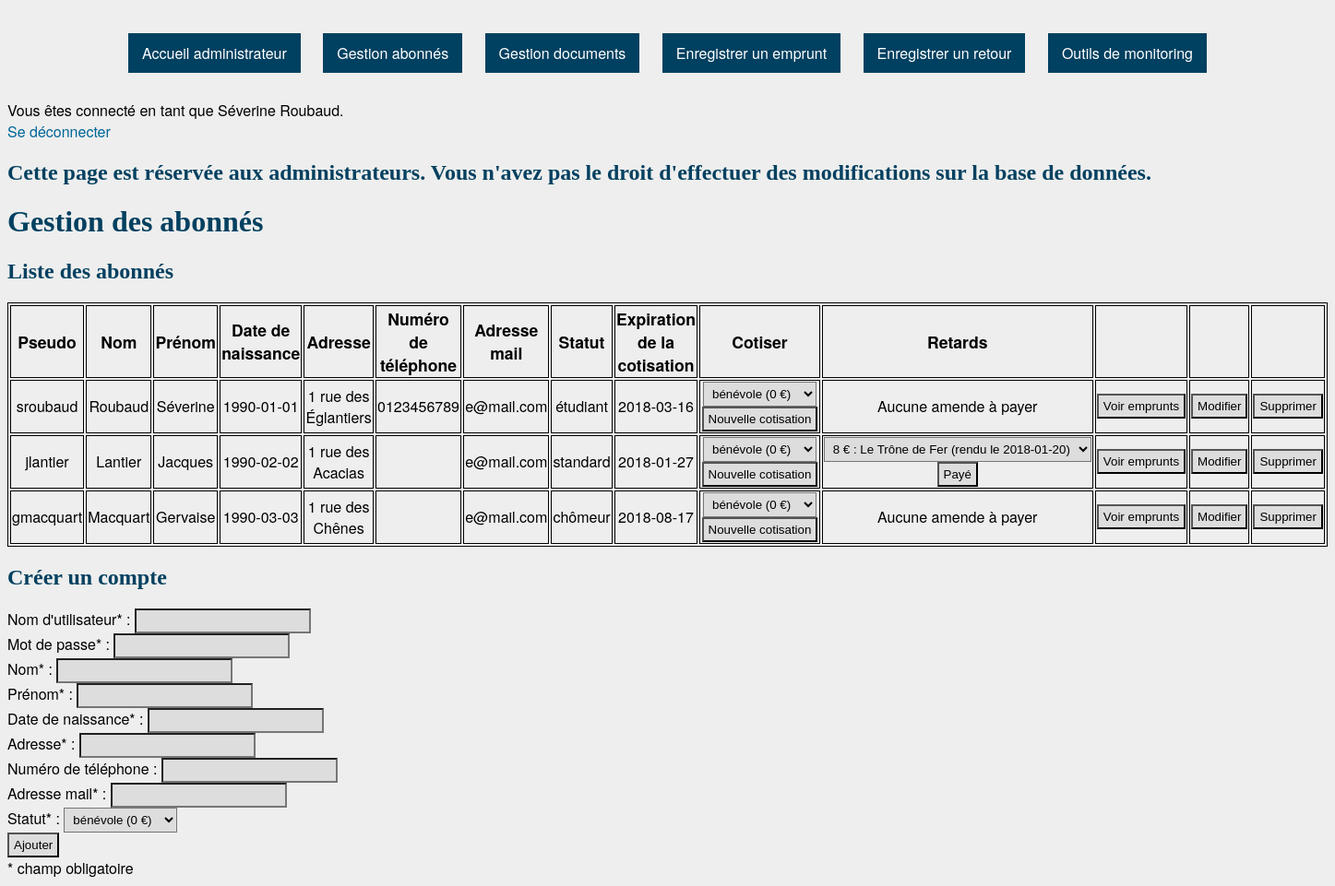
/admin_abonnes.php (signed in), run on the app's committed database.
### tables this page shows
CREATE TABLE `Cotise` (
  `ID` int(11) NOT NULL,
  `abonné` int(11) NOT NULL,
  `statut` varchar(20) NOT NULL,
  `date_fin` date NOT NULL
);

### session.php (called while the page is built, shortened)
<?php
	$db = mysqli_connect("localhost", $_SESSION['pseudo'], $_SESSION['mdp'], "bibli");
	$verif = $_SESSION['pseudo'];
	if ($_SESSION['is_admin']) {
		$query = mysqli_query($db, "SELECT * FROM Admins WHERE pseudo = '$verif'");
	}
	else {
		$query = mysqli_query($db, "SELECT * FROM Abonnés WHERE pseudo = '$verif'");
	}
	$row = mysqli_fetch_assoc($query);
	$nom = $row['nom'];
	$prenom = $row['prénom'];
?>

### admin_abonnes.php (the view, shortened to what this page needs)
<?php
	include('session.php');
?>
<!DOCTYPE html>
<html>
	<head>
		<link href="style.css" rel="stylesheet" type="text/css">
	</head>
	<body>
		<?php
			include('admin_header.php');
		?>
		<h1>Gestion des abonnés</h1>
		<h2>Liste des abonnés</h2>
		<?php
			$result = mysqli_query($db, "SELECT * FROM Abonnés");
			echo "<table><tr id='header'><td>Pseudo</td><td>Nom</td><td>Prénom</td><td>Date de naissance</td><td>Adresse</td><td>Numéro de téléphone</td><td>Adresse mail</td>
				<td>Statut</td><td>Expiration de la cotisation</td><td>Cotiser</td>
				<td>Retards</td><td></td><td></td><td></td></tr>";
			while ($row = mysqli_fetch_row($result)) {
				$id = $row[0];
				echo '<tr><td>' . $row[1] . '</td><td>' . $row[3] . '</td><td>' . $row[4] . '</td><td>' . $row[8] . '</td><td>' . $row[5] . '</td><td>' . $row[6] . '</td><td>' . $row[7] . '</td>';
				$query_statut = mysqli_query($db, "SELECT statut FROM Cotise WHERE abonné = '$id' ORDER BY date_fin DESC");
				$statut = mysqli_fetch_row($query_statut)[0];
				echo '<td>'. $statut .'</td>';
				$query_cotisation = mysqli_query($db, "SELECT date_fin FROM Cotise WHERE abonné = '$id' AND NOW() < date_fin ORDER BY date_fin DESC");
				$row_cotisation = mysqli_fetch_row($query_cotisation);
				if (isset($row_cotisation)) {
					echo '<td>' . $row_cotisation[0] . '</td>';
				}
				else {
					echo '<td>Cotisation expirée !</td>';
				}
				echo '<td><form action="" method="post">';
				$cotisations = mysqli_query($db, "SELECT * FROM Cotisations");
				echo '<select name="statut">';
				while ($row_cotiz = mysqli_fetch_row($cotisations)) {
					echo '<option value="'.$row_cotiz[0].'">'.$row_cotiz[0].' ('.$row_cotiz[1].' €)</option>';
				}
				echo '</select>';
				echo '<input name="cotiz" type="submit" value="Nouvelle cotisation" />';
				echo '</form></td>';
				$query_retards = mysqli_query($db, "SELECT Retards.ID, titre, date_retour, amende FROM Retards, Documents WHERE abonné = '$id' AND payé = 0 AND Retards.document = Documents.ID");
				if (mysqli_num_rows($query_retards) > 0) {
					echo '<td><form action="" method="post">';
					echo '<select name="retard">';
					while ($row_retard = mysqli_fetch_row($query_retards)) {
						echo '<option value="'.$row_retard[0].'">'.$row_retard[3].' € : '.$row_retard[1].' (rendu le '.$row_retard[2].')</option>';
					}
					echo '</select>';
					echo '<input name="payer_retard" type="submit" value="Payé" />';
					echo '</form></td>';
				}
				else {
					echo '<td>Aucune amende à payer</td>';
				}
				echo '<td><form action="emprunts_abonne.php?id='.$id.'" method="post">
					<input name="update" type="submit" value="Voir emprunts" /></form></td>';
				echo '<td><form action="modif_abonne.php?id='.$id.'" method="post">
					<input name="update" type="submit" value="Modifier" /></form></td>';
				echo '<td><form action="" method="post">
					<input type="hidden" name="id" value='.$id.' />
					<input type="hidden" name="pseudo" value='.$row[1].' />
					<input name="delete" type="submit" value="Supprimer" /></form></td>';
				echo '</tr>';
			}
			echo '</table>';
		?>
		<h2>Créer un compte</h2>
		<form action="" method="post">
			<div><label>Nom d'utilisateur* :</label>
			<input name="pseudo" type="text" /></div>
			<div><label>Mot de passe* :</label>
			<input name="mdp" type="password" /></div>
			<div><label>Nom* :</label>
			<input name="nom" type="text" /></div>
			<div><label>Prénom* :</label>
			<input name="prenom" type="text" /></div>
			<div><label>Date de naissance* :</label>
			<input name="naissance" type="text" /></div>
			<div><label>Adresse* :</label>
			<input name="adresse" type="text" /></div>
			<div><label>Numéro de téléphone :</label>
			<input name="tel" type="text" /></div>
			<div><label>Adresse mail* :</label>
			<input name="mail" type="text" /></div>
			<div><label>Statut* :</label>
			<?php
				$cotisations = mysqli_query($db, "SELECT * FROM Cotisations");
				echo '<select name="statut">';
				while ($row = mysqli_fetch_row($cotisations)) {
					echo '<option value="'.$row[0].'">'.$row[0].' ('.$row[1].' €)</option>';
				}
				echo '</select>';
			?></div>
			<div><input name="insert" type="submit" value="Ajouter" /></div>
		</form>
		<div>* champ obligatoire</div>
	</body>
</html>

### admin_header.php
<div class="menu">
	<a href=admin_home.php>Accueil administrateur</a>
	<a href=admin_abonnes.php>Gestion abonnés</a>
	<a href=admin_documents.php>Gestion documents</a>
	<a href=admin_emprunts.php>Enregistrer un emprunt</a>
	<a href=admin_retours.php>Enregistrer un retour</a>
	<a href=admin_mod.php>Outils de monitoring</a>
</div>
<div>Vous êtes connecté en tant que <?php echo $prenom . " " . $nom; ?>.</div>
<div><a href="logout.php">Se déconnecter</a></div>
<?php
	if (!$_SESSION['is_admin']) {
		echo "<h2>Cette page est réservée aux administrateurs. Vous n'avez pas le droit d'effectuer des modifications sur la base de données.</h2>";
	}
?>

### style.css (style rules this page uses)
body { background-color: #eeeeee; font-family: "HelveticaNeue-Light", "Helvetica Neue Light", "Helvetica Neue", Helvetica, Arial, "Lucida Grande", sans-serif; font-weight: 500; }
h1, h2, h3, h4, h5, h6 { font-family: Georgia, serif; color: #004060; }
a, a:visited { color: #006699; text-decoration: none; }
table, td { text-align: center; border: 1px solid black; }
#header { font-size: 1.1em; font-weight: bold; }
input, select { padding: 4px 5px; background-color: #dddddd; color: black; }
.menu { text-align: center; top: 0; width:100%; }
.menu a { background: #004060; color: #FFF; padding: 10px 15px; margin: 10px 10px 10px 10px; line-height: 100px; }

### data on the page
abonnés: prénom "Séverine", nom "Roubaud", pseudo "sroubaud", date_de_naissance "1990-01-01", adresse "1 rue des Églantiers", téléphone "0123456789", mail "e@mail.com", cotise.statut "étudiant", cotise.date_fin "2018-03-16", shows "Aucune amende à payer"
abonnés: pseudo "jlantier", nom "Lantier", prénom "Jacques", date_de_naissance "1990-02-02", adresse "1 rue des Acacias", mail "e@mail.com", cotise.statut "standard", cotise.date_fin "2018-01-27"
abonnés: pseudo "gmacquart", nom "Macquart", prénom "Gervaise", date_de_naissance "1990-03-03", adresse "1 rue des Chênes", mail "e@mail.com", cotise.statut "chômeur", cotise.date_fin "2018-08-17", shows "Aucune amende à payer"

### other printed values
form field statut "bénévole (0 €)"
form field retard "8 € : Le Trône de Fer (rendu le 2018-01-20)"
